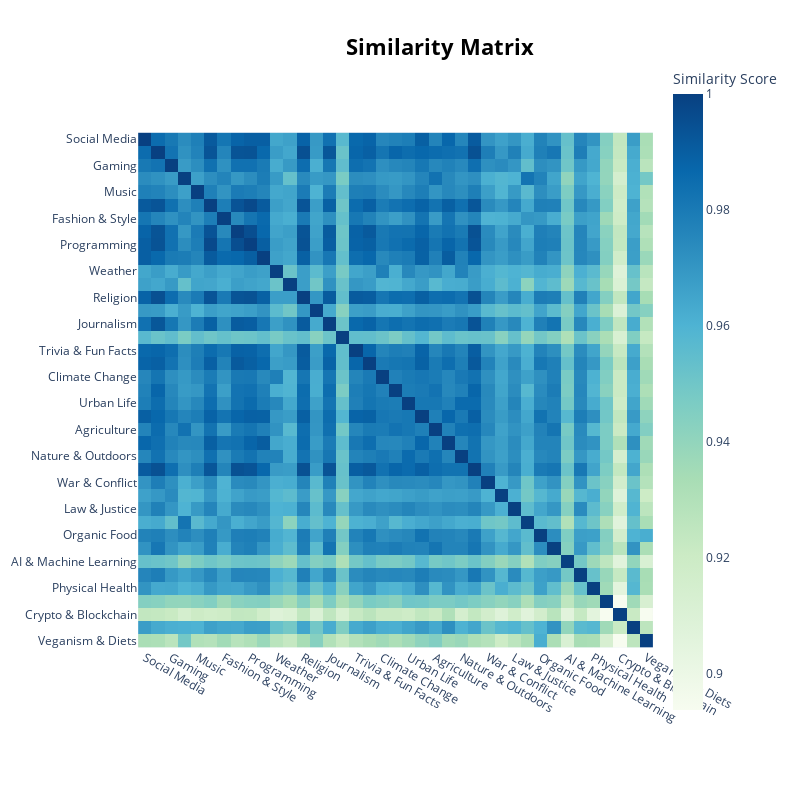

The code cell stored with this chart in its notebook:
### Code cell
topic_model.visualize_heatmap(custom_labels=True)

### Figure 1 — Plotly figure (JSON) as saved in the notebook; plotly's stock layout.template omitted (floating-point values rounded to 4 significant figures; data arrays with more than 128 entries replaced by an {"elided": "..."} marker saying what was removed)
{"data": [{"coloraxis": "coloraxis", "hovertemplate": "x: %{x}<br>y: %{y}<br>Similarity Score: %{z}<extra></extra>", "name": "0", "type": "heatmap", "x": ["Social Media", "Politics", "Gaming", "General Activities", "Music", "Traveling", "Fashion & Style", "Gadgets & Devices", "Programming", "Relationships", "Weather", "Movies & TV", "Religion", "Pets & Animals", "Journalism", "Books & Literature", "Trivia & Fun Facts", "Self-Improvement", "Climate Change", "Immigration", "Urban Life", "Mental Health", "Agriculture", "Personal Finance", "Nature & Outdoors", "Social Issues", "War & Conflict", "Sports & Fitness", "Law & Justice", "Sustainability", "Organic Food", "Economy", "AI & Machine Learning", "Human Rights", "Physical Health", "School & Education", "Crypto & Blockchain", "Business & Startups", "Veganism & Diets"], "xaxis": "x", "y": ["Social Media", "Politics", "Gaming", "General Activities", "Music", "Traveling", "Fashion & Style", "Gadgets & Devices", "Programming", "Relationships", "Weather", "Movies & TV", "Religion", "Pets & Animals", "Journalism", "Books & Literature", "Trivia & Fun Facts", "Self-Improvement", "Climate Change", "Immigration", "Urban Life", "Mental Health", "Agriculture", "Personal Finance", "Nature & Outdoors", "Social Issues", "War & Conflict", "Sports & Fitness", "Law & Justice", "Sustainability", "Organic Food", "Economy", "AI & Machine Learning", "Human Rights", "Physical Health", "School & Education", "Crypto & Blockchain", "Business & Startups", "Veganism & Diets"], "yaxis": "y", "z": {"elided": "39x39 float values"}}], "layout": {"coloraxis": {"colorbar": {"title": {"text": "Similarity Score"}}, "colorscale": [[0, "rgb(247,252,240)"], [0.125, "rgb(224,243,219)"], [0.25, "rgb(204,235,197)"], [0.375, "rgb(168,221,181)"], [0.5, "rgb(123,204,196)"], [0.625, "rgb(78,179,211)"], [0.75, "rgb(43,140,190)"], [0.875, "rgb(8,104,172)"], [1, "rgb(8,64,129)"]]}, "height": 800, "hoverlabel": {"bgcolor": "white", "font": {"family": "Rockwell", "size": 16}}, "legend": {"title": {"text": "Trend"}}, "margin": {"t": 60}, "showlegend": true, "title": {"font": {"color": "Black", "size": 22}, "text": "<b>Similarity Matrix</b>", "x": 0.55, "xanchor": "center", "y": 0.95, "yanchor": "top"}, "width": 800, "xaxis": {"anchor": "y", "constrain": "domain", "domain": [0, 1], "scaleanchor": "y"}, "yaxis": {"anchor": "x", "autorange": "reversed", "constrain": "domain", "domain": [0, 1]}}}
